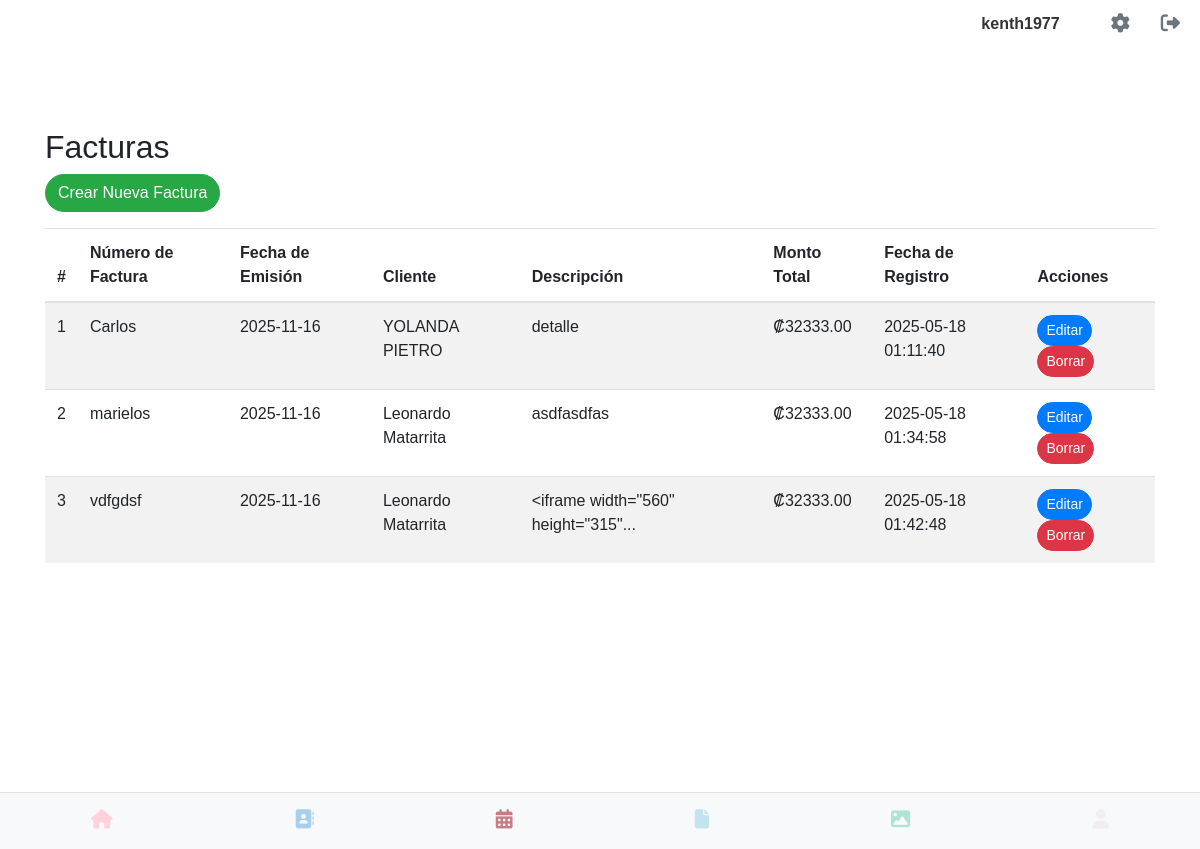
The app's page /ver_facturas (signed in), older data.
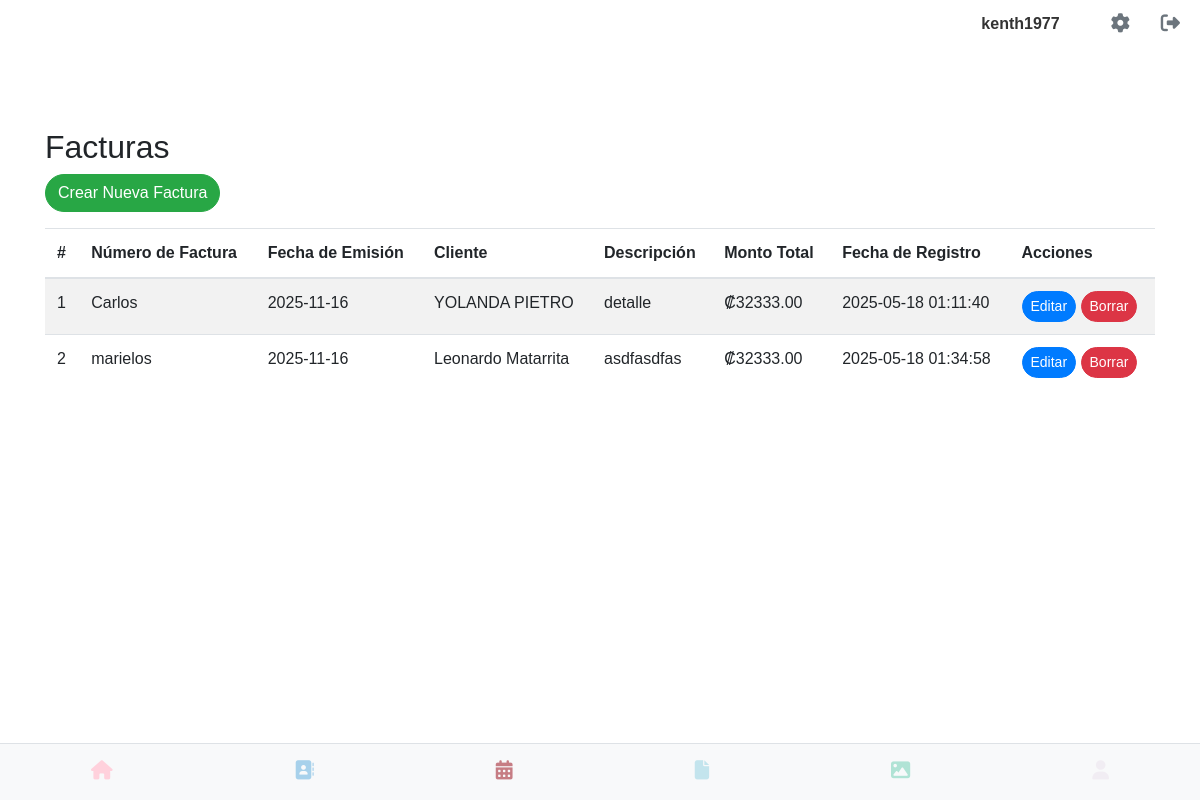
The same page, newer data.
### app.py (models this page shows, shortened)
class User(UserMixin, db.Model):
    __tablename__ = 'users'
    id = db.Column(db.Integer, primary_key=True)
    username = db.Column(db.String(80), unique=True, nullable=False)
    email = db.Column(db.String(120), unique=True, nullable=False)
    cedula = db.Column(db.String(20), unique=True, nullable=False)
    telefono = db.Column(db.String(20), nullable=False)
    password_hash = db.Column(db.String(128))
    image_filename = db.Column(db.String(255), nullable=True)
    @property
    def is_active(self):
        return True

class Factura(db.Model):
    __tablename__ = 'facturas'
    id = db.Column(db.Integer, primary_key=True)
    numero_factura = db.Column(db.String(100), unique=True, nullable=False)
    fecha_emision = db.Column(db.Date, nullable=False, default=datetime.utcnow)
    cliente_id = db.Column(db.Integer, db.ForeignKey('contacto.id'), nullable=False)
    cliente = db.relationship('Contacto', backref=db.backref('facturas', lazy=True))
    descripcion = db.Column(db.Text)
    monto_total = db.Column(db.Numeric(10, 2), nullable=False)
    fecha_registro = db.Column(db.DateTime, default=datetime.utcnow)
    usuario_id = db.Column(db.Integer, db.ForeignKey('users.id'), nullable=False)
    usuario = db.relationship('User', backref=db.backref('facturas', lazy=True))

class Contacto(db.Model):
    id = db.Column(db.Integer, primary_key=True)
    nombre = db.Column(db.String(100), nullable=False)
    primer_apellido = db.Column(db.String(100))
    segundo_apellido = db.Column(db.String(100))
    telefono = db.Column(db.String(20), nullable=False)
    movil = db.Column(db.String(20))
    email = db.Column(db.String(120))
    direccion = db.Column(db.String(200))
    actividad = db.Column(db.String(100))  # Corrección: Usando 'actividad' para el modelo
    tipo_actividad = db.Column(db.String(100)) # Manteniendo tipo_actividad si lo usas en el formulario
    nota = db.Column(db.Text)
    direccion_mapa = db.Column(db.String(255))
    avatar_path = db.Column(db.String(255)) # Para guardar la ruta del avatar
    fecha_ingreso = db.Column(db.DateTime, default=datetime.utcnow)
    usuario_id = db.Column(db.Integer, db.ForeignKey('users.id'), nullable=False)
    usuario = db.relationship('User', backref=db.backref('contactos', lazy=True))
    empresa = db.Column(db.String(100))
    sitio_web = db.Column(db.String(200))
    capacidad_persona = db.Column(db.String(20))
    participacion = db.Column(db.String(30))

### app.py (the view)
@app.route('/ver_facturas')
@login_required
def ver_facturas():
    facturas = Factura.query.filter_by(usuario_id=current_user.id).all()
    return render_template('ver_facturas.html', facturas=facturas)

### app.py (called while the page is built)
@login_manager.user_loader
def load_user(user_id):
    return User.query.get(int(user_id))

### templates/ver_facturas.html (shortened to what this page needs)
{% extends 'base.html' %}
{% block content %}
<div class="container mt-5">
    <h2>Facturas</h2>
    <a href="{{ url_for('crear_factura') }}" class="btn btn-success mb-3 rounded-pill">Crear Nueva Factura</a>
    {% if facturas %}
        <table class="table table-striped">
            <thead>
                <tr>
                    <th>#</th>
                    <th>Número de Factura</th>
                    <th>Fecha de Emisión</th>
                    <th>Cliente</th>
                    <th>Descripción</th>
                    <th>Monto Total</th>
                    <th>Fecha de Registro</th>
                    <th>Acciones</th>
                </tr>
            </thead>
            <tbody>
                {% for factura in facturas %}
                <tr>
                    <td>{{ loop.index }}</td>
                    <td>{{ factura.numero_factura }}</td>
                    <td>{{ factura.fecha_emision.strftime('%Y-%m-%d') }}</td>
                    <td>{{ factura.cliente.nombre }} {{ factura.cliente.primer_apellido or '' }}</td>
                    <td>{{ factura.descripcion | default('', True) | truncate(50) }}</td>
                    <td>₡{{ factura.monto_total }}</td>
                    <td>{{ factura.fecha_registro.strftime('%Y-%m-%d %H:%M:%S') }}</td>
                    <td>
                        <a href="{{ url_for('editar_factura', id=factura.id) }}" class="btn btn-sm btn-primary rounded-pill">Editar</a>
                        <button type="button" class="btn btn-sm btn-danger rounded-pill borrar-factura-btn-swal"
                                data-factura-id="{{ factura.id }}"
                                data-factura-numero="{{ factura.numero_factura }}">
                            Borrar
                        </button>
                    </td>
                </tr>
                {% endfor %}
            </tbody>
        </table>
    {% else %}
        <p>No hay facturas registradas.</p>
    {% endif %}
</div>
{% endblock %}

### templates/base.html (shortened to what this page needs)
<!DOCTYPE html>
<html lang="es">
<head>
    <link rel="stylesheet" type="text/css" href="{{ url_for('static', filename='css/main.css') }}">
    <link rel="stylesheet" href="https://cdn.jsdelivr.net/npm/sweetalert2@11/dist/sweetalert2.min.css">
</head>
<body>
	<div class="contactos-container">
    {% if current_user.is_authenticated %}
        <div class="top-right">
            <span class="username-display">{{ current_user.username }}</span>
            <a href="{{ url_for('perfil') }}" class="gear-icon"><i class="fas fa-cog"></i></a>
            <a href="{{ url_for('logout') }}" class="logout-icon"><i class="fas fa-sign-out-alt"></i></a>
        </div>
    {% endif %}
</div>
{% include "flash.html" %}
<div class="container-block margin-bottom-large">
    {% block content %}
    {% endblock %}
</div>
{% include "navbar.html" %}
</body>
</html>

### templates/flash.html (shortened to what this page needs)
<div class="container">
</div>

### templates/navbar.html
<nav class="magic-navbar">
    <div class="magic-nav-buttons">
        <div class="magic-nav-button">
            <a href="{{ url_for('index') }}">
                <i class="fas fa-home"></i>
            </a>
        </div>
        <div class="magic-nav-button">
            <a href="{{ url_for('listar_contacto') }}">
                <i class="fa-solid fa-address-book"></i>
            </a>
        </div>
        <div class="magic-nav-button">
            <a href="{{ url_for('calendario') }}">
                <i class="fa-solid fa-calendar-days"></i>
            </a>
        </div>
        <div class="magic-nav-button">
            <a href="{{ url_for('ver_facturas') }}">
                <i class="fa-solid fa-file"></i>
            </a>
        </div>
        <div class="magic-nav-button">
            <a href="#">
                <i class="fa-solid fa-image"></i>
            </a>
        </div>
        <div class="magic-nav-button">
            {% if current_user.is_authenticated %}
                <a href="#" style="pointer-events: none; opacity: 0.2;">
                    <i class="fas fa-user"></i>
                </a>
            {% else %}
                <a href="{{ url_for('login') }}">
                    <i class="fas fa-user"></i>
                </a>
            {% endif %}
        </div>
    </div>
</nav>

### static/css/navbar.css (style rules this page uses)
.magic-navbar { background-color: #f8f9fa; color: #343a40; padding: 0.5rem 0; position: fixed; bottom: 0; left: 0; width: 100%; z-index: 1000; border-top: 1px solid #dee2e6; }
.magic-nav-buttons { display: flex; justify-content: space-around; align-items: center; }
.magic-nav-button { flex-grow: 1; text-align: center; padding: 0.5rem 0; }
.magic-nav-button a { display: block; color: inherit; text-decoration: none; }
.magic-nav-button i { font-size: 1.2rem; margin-bottom: 0.2rem; }
.magic-nav-button:nth-child(1) i { color: #FFD1DC; }
.magic-nav-button:nth-child(2) i { color: #A7D1EB; }
.magic-nav-button:nth-child(3) i { color: #c67D84; }
.magic-nav-button:nth-child(4) i { color: #C3E4ED; }
.magic-nav-button:nth-child(5) i { color: #B0E3D5; }
.magic-nav-button:nth-child(6) i { color: #D8BFD8; }

### static/css/base.css (style rules this page uses)
body { font-family: sans-serif; margin: 0; }
.margin-bottom-large { margin-bottom: 250px; }
.container { width: 80%; margin: 20px auto; padding: 20px; }
.top-right { position: absolute; top: 10px; right: 20px; display: flex; align-items: center; }
.gear-icon, .logout-icon { font-size: 24px; text-decoration: none; color: #333; margin-left: 15px; }
.username-display { margin-right: 20px; font-weight: bold; color: #333; }

### static/css/perfil.css (style rules this page uses)
body { font-family: sans-serif; margin: 20px; }

### static/css/listar_contacto.css (style rules this page uses)
.contactos-container { font-family: Arial, sans-serif; color: #333; }
.contactos-container .top-right { display: flex; justify-content: flex-end; align-items: center; gap: 1rem; padding-bottom: 1rem; }
.contactos-container .username-display { font-weight: bold; }
.contactos-container .gear-icon, .contactos-container .logout-icon { color: #6c757d; font-size: 1.2rem; text-decoration: none; }

Row changes from the older to the newer data that the page shows:
removed Factura: numero_factura "vdfgdsf", fecha_emision "2025-11-16", cliente.nombre "Leonardo", cliente "Matarrita", descripcion "<iframe width=\"560\" height=\"315\"...", monto_total "32333.00", fecha_registro "2025-05-18 01:42:48"
